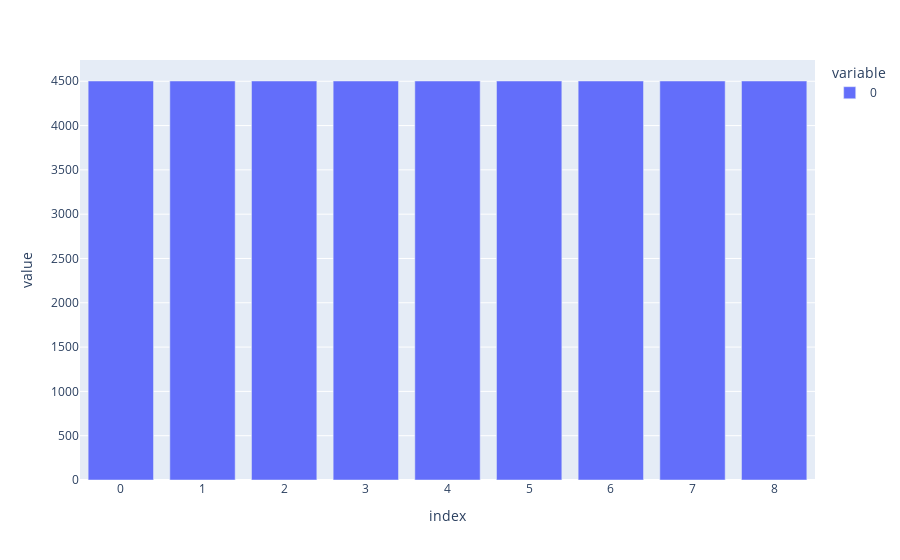

Notebook code for this chart:
### Code cell
balanced_nums = list()

for i in range(9):
    temp = 0

    for cl in balanced_train_targets:
        if cl == i:
            temp += 1

    balanced_nums.append(temp)

px.bar(balanced_nums)

### Figure 1 — Plotly figure (JSON) as saved in the notebook; plotly's stock layout.template omitted (floating-point values rounded to 4 significant figures)
{"data": [{"alignmentgroup": "True", "hovertemplate": "variable=0<br>index=%{x}<br>value=%{y}<extra></extra>", "legendgroup": "0", "marker": {"color": "#636efa", "pattern": {"shape": ""}}, "name": "0", "offsetgroup": "0", "orientation": "v", "showlegend": true, "textposition": "auto", "type": "bar", "x": [0, 1, 2, 3, 4, 5, 6, 7, 8], "xaxis": "x", "y": [4503, 4503, 4503, 4503, 4503, 4503, 4503, 4503, 4503], "yaxis": "y"}], "layout": {"barmode": "relative", "legend": {"title": {"text": "variable"}, "tracegroupgap": 0}, "margin": {"t": 60}, "xaxis": {"anchor": "y", "domain": [0, 1], "title": {"text": "index"}}, "yaxis": {"anchor": "x", "domain": [0, 1], "title": {"text": "value"}}}}
